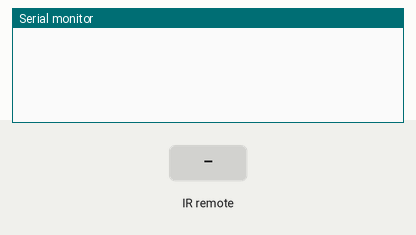
This sketch was run on a simulated Arduino Uno, built with avr-gcc and run on an emulated ATmega328P. Shown: the last lines printed to the serial monitor. Inputs (shaded band) come from the test bench.

Above: at 1.2 s.
1.3 s: infrared code 0xBA45FF00 received
At 2.3 s:
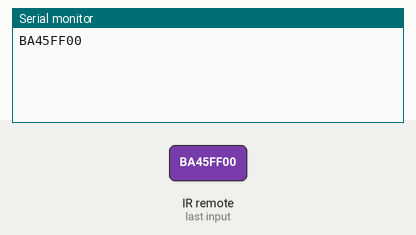
At 3.4 s:
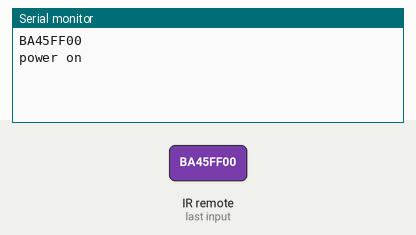

Measured:
- after the input at 1.3 s, the serial monitor: prints a new line at once (image 1)

The sketch:

learnIRRemote.ino
```cpp
#include <IRremote.hpp>
#define IR_RECEIVE_PIN 9
uint32_t cmd;

void setup()
{
  Serial.begin(9600); // // Establish serial communication
  IrReceiver.begin(IR_RECEIVE_PIN, ENABLE_LED_FEEDBACK); // Start the receiver, IrReceiver precoded as global object
}

void loop() {
  if (IrReceiver.decode()) { // only returns true if IR data is ready
      cmd = IrReceiver.decodedIRData.decodedRawData;
      Serial.println(IrReceiver.decodedIRData.decodedRawData, HEX); // Print "old" raw data (32 bit signal)
      delay(1500);
      IrReceiver.resume(); // Enable receiving of the next value
      if(cmd == 0xBA45FF00){
        Serial.println("power on");
      }
  }
}
```
